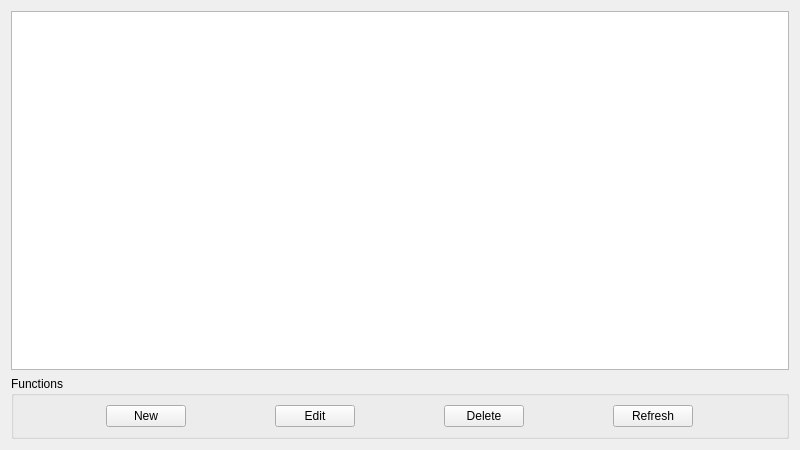
<?xml version="1.0" encoding="UTF-8"?>
<ui version="4.0">
 <class>GenericManager</class>
 <widget class="QWidget" name="GenericManager">
  <property name="geometry">
   <rect>
    <x>0</x>
    <y>0</y>
    <width>800</width>
    <height>450</height>
   </rect>
  </property>
  <property name="windowTitle">
   <string>Form</string>
  </property>
  <layout class="QGridLayout" name="gridLayout">
   <item row="1" column="0">
    <widget class="QGroupBox" name="groupBox">
     <property name="title">
      <string>Functions</string>
     </property>
     <layout class="QHBoxLayout" name="horizontalLayout">
      <item>
       <widget class="QPushButton" name="newButton">
        <property name="sizePolicy">
         <sizepolicy hsizetype="Fixed" vsizetype="Fixed">
          <horstretch>0</horstretch>
          <verstretch>0</verstretch>
         </sizepolicy>
        </property>
        <property name="text">
         <string>New</string>
        </property>
       </widget>
      </item>
      <item>
       <widget class="QPushButton" name="editButton">
        <property name="sizePolicy">
         <sizepolicy hsizetype="Fixed" vsizetype="Fixed">
          <horstretch>0</horstretch>
          <verstretch>0</verstretch>
         </sizepolicy>
        </property>
        <property name="text">
         <string>Edit</string>
        </property>
       </widget>
      </item>
      <item>
       <widget class="QPushButton" name="deleteButton">
        <property name="sizePolicy">
         <sizepolicy hsizetype="Fixed" vsizetype="Fixed">
          <horstretch>0</horstretch>
          <verstretch>0</verstretch>
         </sizepolicy>
        </property>
        <property name="text">
         <string>Delete</string>
        </property>
       </widget>
      </item>
      <item>
       <widget class="QPushButton" name="refreshButton">
        <property name="sizePolicy">
         <sizepolicy hsizetype="Fixed" vsizetype="Fixed">
          <horstretch>0</horstretch>
          <verstretch>0</verstretch>
         </sizepolicy>
        </property>
        <property name="text">
         <string>Refresh</string>
        </property>
       </widget>
      </item>
     </layout>
    </widget>
   </item>
   <item row="0" column="0">
    <widget class="QListWidget" name="listWidget"/>
   </item>
  </layout>
 </widget>
 <resources/>
 <connections/>
</ui>
